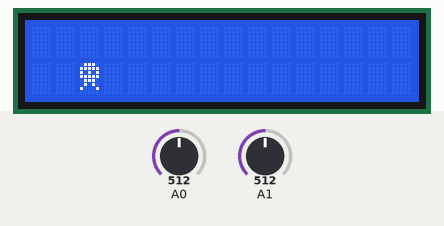
A sketch run on a simulated Arduino Uno, built with avr-gcc and run on an emulated ATmega328P. On the bench: 16×2 character LCD. The inputs (shaded band) are chosen by the test bench; at power-on: A0 = 512, A1 = 512. Not simulated (calls return 0 or success): arduino_secrets.h; what the sketch prints to the serial monitor is not drawn.

Above: at 1.2 s.
1.3 s: A0 set to 340
At 3.6 s:
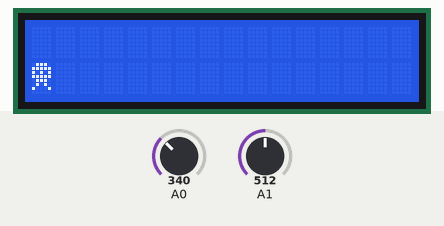
4.3 s: A1 set to 340
At 5.6 s:
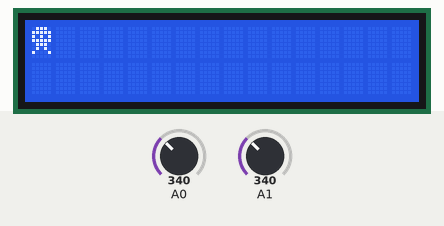
6.6 s: A0 set to 510
At 7.5 s:
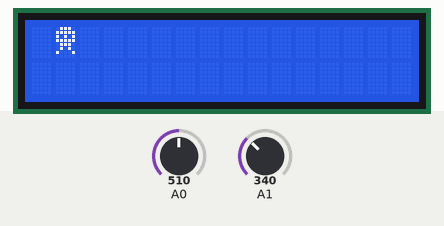
9.6 s: A1 set to 510
At 10.4 s:
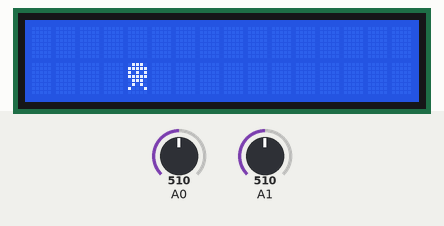
12.6 s: A0 set to 306
At 13.9 s:
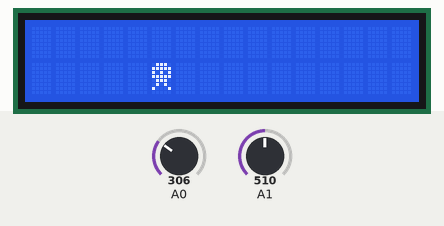
Timing chart, 0 to 15.6 s (numbered marks = the images above; inputs shaded):
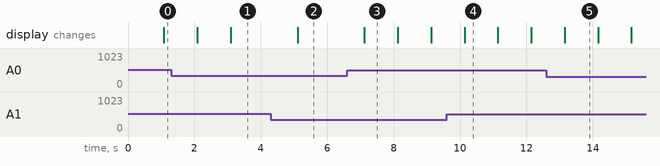

The sketch:

catLCD.ino
```cpp
#include "arduino_secrets.h"

#include <LiquidCrystal_I2C.h>
#include <Wire.h>
LiquidCrystal_I2C lcd(0x27,16,2);

int kittyX = 0;
int kittyY = 0;

byte testChar[8] = {
  0b00000, 0b01110, 0b10001, 0b10101, 0b10101, 0b10001, 0b01110, 0b00000};

byte smiley[8] = {
  0b00000,
  0b00000,
  0b01010,
  0b00000,
  0b10001,
  0b01110,
  0b00000,
  0b00000
};

byte heart[8] = {
  0b00000,
  0b01010,
  0b11111,
  0b11111,
  0b11111,
  0b01110,
  0b00100,
  0b00000
};

byte alien[8] = {
  0b01110,
  0b11111,
  0b10101,
  0b11111,
  0b01110,
  0b01010,
  0b10001,
  0b00000
};

byte pacman[8] = {
  0b01110,
  0b11111,
  0b11100,
  0b11000,
  0b11100,
  0b11111,
  0b01110,
  0b00000
};

byte cat[8] = {
  0b10001,
  0b11111,
  0b10101,
  0b11111,
  0b01110,
  0b01110,
  0b01010,
  0b00000
};


void setup(){
  lcd.init();
  lcd.backlight();
  lcd.createChar(0, alien);
  lcd.setCursor(0, 0);
  lcd.write(byte(0));
  Serial.begin(9600);
}
/*
void setup() {
  lcd.init();
  lcd.backlight();
  lcd.print("Hello!");
}*/

void loop() {
  joystick();
  lcd.clear();
  lcd.setCursor(kittyX, kittyY);
  lcd.write(byte(0));
  delay(1000);

  int valX = analogRead(A0);
  int valY = analogRead(A1);

  Serial.print("X: ");
  Serial.print(valX);
  Serial.print("   Y: ");
  Serial.println(valY);
}

void joystick() {
  int valX = analogRead(A0);
  int valY = analogRead(A1);

  if (valX < 350 && kittyX > 0) {
    kittyX--;
  }

  if (valX > 500 && kittyX < 15) {
    kittyX++;
  }

  if (valY < 350 && kittyY > 0) {
    kittyY--;
  }

  if (valY > 500 && kittyY < 1) {
    kittyY++;
  }
}
```

Measured:
- after the input at 4.3 s, the display: changes after 0.81 s (image 2)
- after the input at 6.6 s, the display: changes after 0.52 s (image 3)
- what the display in image 3 shows lasts 1.0 s, from 7.1 s to 8.1 s
